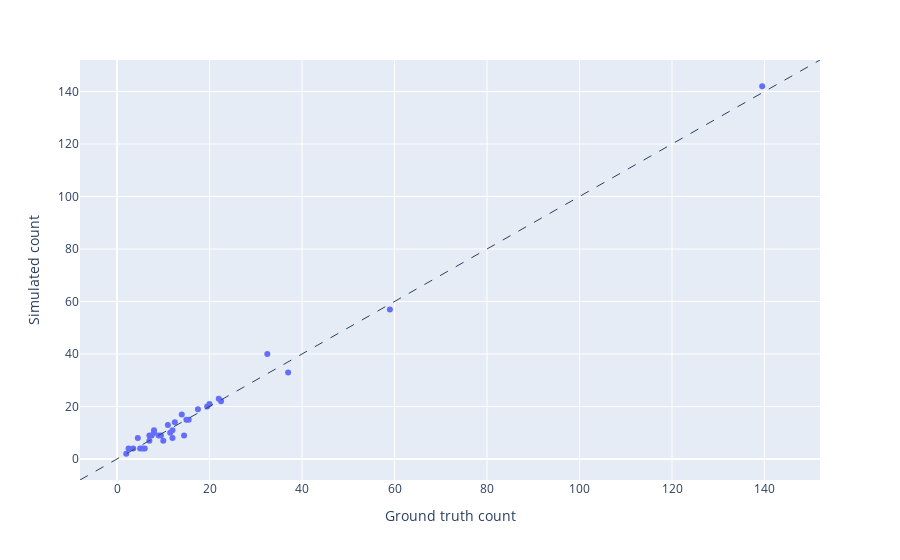
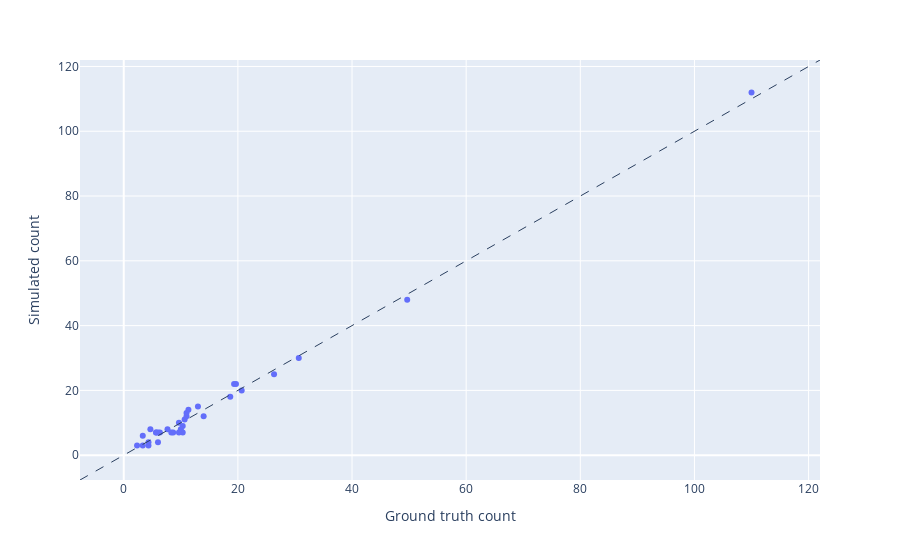
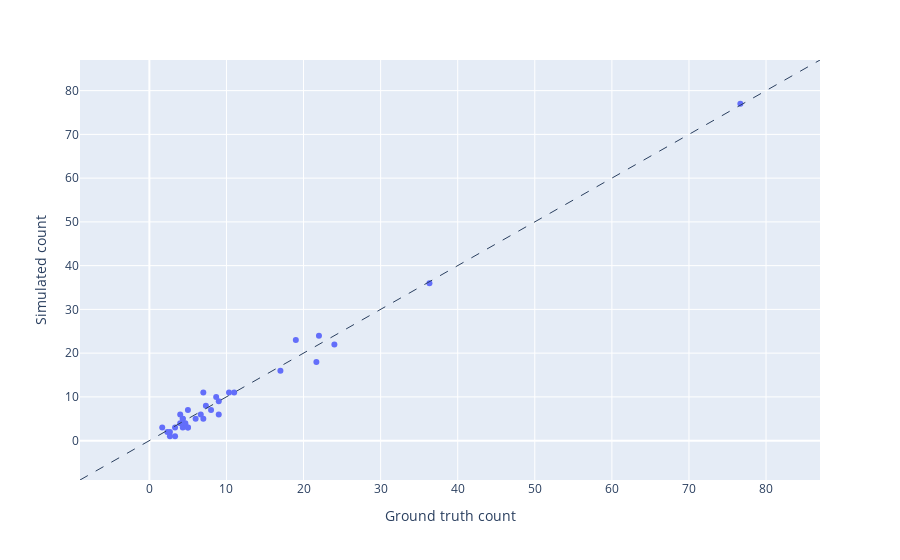
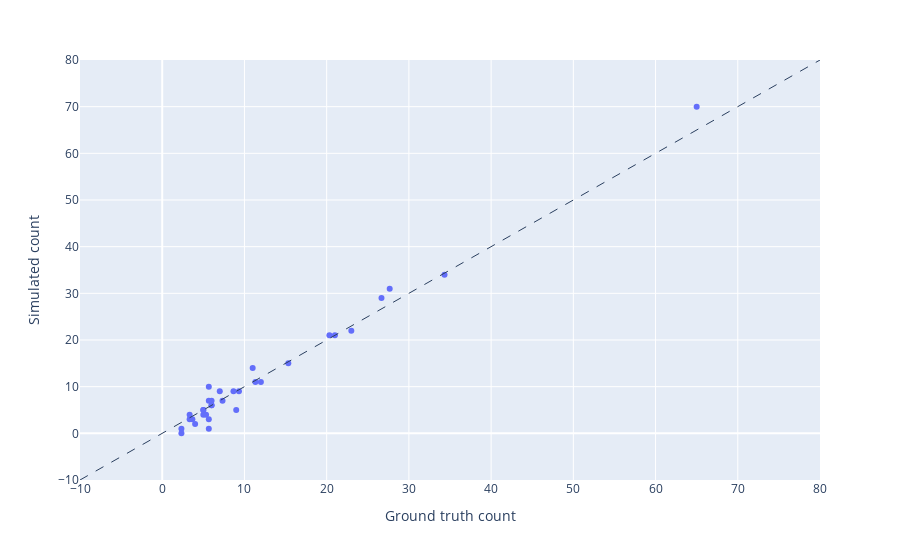

Notebook cell for these charts, in order:
### Code cell
import os

if not os.path.exists("images"):
    os.mkdir("images")
    
for i in range(24):
    interval  = int(best_iteration_error_result.iloc[i]["interval"])
    iteration = int(best_iteration_error_result.iloc[i]["iteration"])
    sample_number = int(best_iteration_error_result.iloc[i]["sample_number"])
    A = sensor_result_comparing(output_dir,interval,iteration,sample_number, interval_size=3600, no_sensor=33)
    draw_check_error(A, interval=interval)

### Figure 1 — Plotly figure (JSON) as saved in the notebook; plotly's stock layout.template omitted (floating-point values rounded to 4 significant figures)
{"data": [{"hovertemplate": "count=%{x}<br>sim_count=%{y}<extra></extra>", "legendgroup": "", "marker": {"color": "#636efa", "symbol": "circle"}, "mode": "markers", "name": "", "orientation": "v", "showlegend": false, "type": "scatter", "x": [3.5, 17.5, 19.5, 8, 10, 11.5, 4.5, 2.5, 2, 5, 59, 6, 15, 8, 15.5, 9.5, 22.5, 12, 7, 9, 20, 14.5, 12, 14, 5.5, 22, 7, 11, 32.5, 7.5, 12.5, 139.5, 37], "xaxis": "x", "y": [4, 19, 20, 11, 7, 10, 8, 4, 2, 4, 57, 4, 15, 10, 15, 9, 22, 8, 7, 9, 21, 9, 11, 17, 4, 23, 9, 13, 40, 9, 14, 142, 33], "yaxis": "y"}], "layout": {"legend": {"title": {"text": "Trend"}, "tracegroupgap": 0, "x": 0.01, "xanchor": "left", "y": 0.99, "yanchor": "top"}, "margin": {"t": 60}, "shapes": [{"line": {"dash": "dash", "width": 1}, "type": "line", "x0": -8, "x1": 152, "y0": -8, "y1": 152}], "showlegend": true, "xaxis": {"anchor": "y", "domain": [0, 1], "fixedrange": true, "range": [-8, 152], "title": {"text": "Ground truth count"}}, "yaxis": {"anchor": "x", "domain": [0, 1], "fixedrange": true, "range": [-8, 152], "title": {"text": "Simulated count"}}}}

### Figure 2 — Plotly figure (JSON) as saved in the notebook; plotly's stock layout.template omitted (floating-point values rounded to 4 significant figures)
{"data": [{"hovertemplate": "count=%{x}<br>sim_count=%{y}<extra></extra>", "legendgroup": "", "marker": {"color": "#636efa", "symbol": "circle"}, "mode": "markers", "name": "", "orientation": "v", "showlegend": false, "type": "scatter", "x": [3.333, 13, 19.33, 7.667, 10.33, 10.67, 4.667, 3.333, 2.333, 4.333, 49.67, 5.667, 11, 6.333, 11, 9.667, 19.67, 8.667, 6, 8.333, 20.67, 14, 10.33, 11.33, 4.333, 18.67, 6, 9.667, 26.33, 5.667, 10, 110, 30.67], "xaxis": "x", "y": [6, 15, 22, 8, 7, 11, 8, 3, 3, 3, 48, 7, 12, 7, 13, 10, 22, 7, 7, 7, 20, 12, 9, 14, 4, 18, 4, 7, 25, 7, 8, 112, 30], "yaxis": "y"}], "layout": {"legend": {"title": {"text": "Trend"}, "tracegroupgap": 0, "x": 0.01, "xanchor": "left", "y": 0.99, "yanchor": "top"}, "margin": {"t": 60}, "shapes": [{"line": {"dash": "dash", "width": 1}, "type": "line", "x0": -7.667, "x1": 122, "y0": -7.667, "y1": 122}], "showlegend": true, "xaxis": {"anchor": "y", "domain": [0, 1], "fixedrange": true, "range": [-7.667, 122], "title": {"text": "Ground truth count"}}, "yaxis": {"anchor": "x", "domain": [0, 1], "fixedrange": true, "range": [-7.667, 122], "title": {"text": "Simulated count"}}}}

### Figure 3 — Plotly figure (JSON) as saved in the notebook; plotly's stock layout.template omitted (floating-point values rounded to 4 significant figures)
{"data": [{"hovertemplate": "count=%{x}<br>sim_count=%{y}<extra></extra>", "legendgroup": "", "marker": {"color": "#636efa", "symbol": "circle"}, "mode": "markers", "name": "", "orientation": "v", "showlegend": false, "type": "scatter", "x": [4.333, 7, 10.33, 5, 7.333, 11, 2.667, 5, 2.667, 3.333, 36.33, 7, 4, 4.333, 4, 9, 17, 4.333, 3.333, 6.667, 24, 9, 6, 8.667, 1.667, 22, 2.333, 8, 21.67, 4.667, 5, 76.67, 19], "xaxis": "x", "y": [5, 11, 11, 7, 8, 11, 2, 3, 1, 3, 36, 5, 6, 5, 4, 6, 16, 3, 1, 6, 22, 9, 5, 10, 3, 24, 2, 7, 18, 4, 3, 77, 23], "yaxis": "y"}], "layout": {"legend": {"title": {"text": "Trend"}, "tracegroupgap": 0, "x": 0.01, "xanchor": "left", "y": 0.99, "yanchor": "top"}, "margin": {"t": 60}, "shapes": [{"line": {"dash": "dash", "width": 1}, "type": "line", "x0": -9, "x1": 87, "y0": -9, "y1": 87}], "showlegend": true, "xaxis": {"anchor": "y", "domain": [0, 1], "fixedrange": true, "range": [-9, 87], "title": {"text": "Ground truth count"}}, "yaxis": {"anchor": "x", "domain": [0, 1], "fixedrange": true, "range": [-9, 87], "title": {"text": "Simulated count"}}}}

### Figure 4 — Plotly figure (JSON) as saved in the notebook; plotly's stock layout.template omitted (floating-point values rounded to 4 significant figures)
{"data": [{"hovertemplate": "count=%{x}<br>sim_count=%{y}<extra></extra>", "legendgroup": "", "marker": {"color": "#636efa", "symbol": "circle"}, "mode": "markers", "name": "", "orientation": "v", "showlegend": false, "type": "scatter", "x": [6, 6, 11, 5.667, 12, 8.667, 6, 5.667, 4, 3.333, 34.33, 9, 5, 3.333, 2.333, 9.333, 21, 5, 5.667, 7.333, 27.67, 15.33, 5, 11.33, 2.333, 23, 3.667, 7, 26.67, 5.667, 5.333, 65, 20.33], "xaxis": "x", "y": [7, 6, 14, 10, 11, 9, 6, 3, 2, 4, 34, 5, 5, 3, 1, 9, 21, 5, 1, 7, 31, 15, 4, 11, 0, 22, 3, 9, 29, 7, 4, 70, 21], "yaxis": "y"}], "layout": {"legend": {"title": {"text": "Trend"}, "tracegroupgap": 0, "x": 0.01, "xanchor": "left", "y": 0.99, "yanchor": "top"}, "margin": {"t": 60}, "shapes": [{"line": {"dash": "dash", "width": 1}, "type": "line", "x0": -10, "x1": 80, "y0": -10, "y1": 80}], "showlegend": true, "xaxis": {"anchor": "y", "domain": [0, 1], "fixedrange": true, "range": [-10, 80], "title": {"text": "Ground truth count"}}, "yaxis": {"anchor": "x", "domain": [0, 1], "fixedrange": true, "range": [-10, 80], "title": {"text": "Simulated count"}}}}
